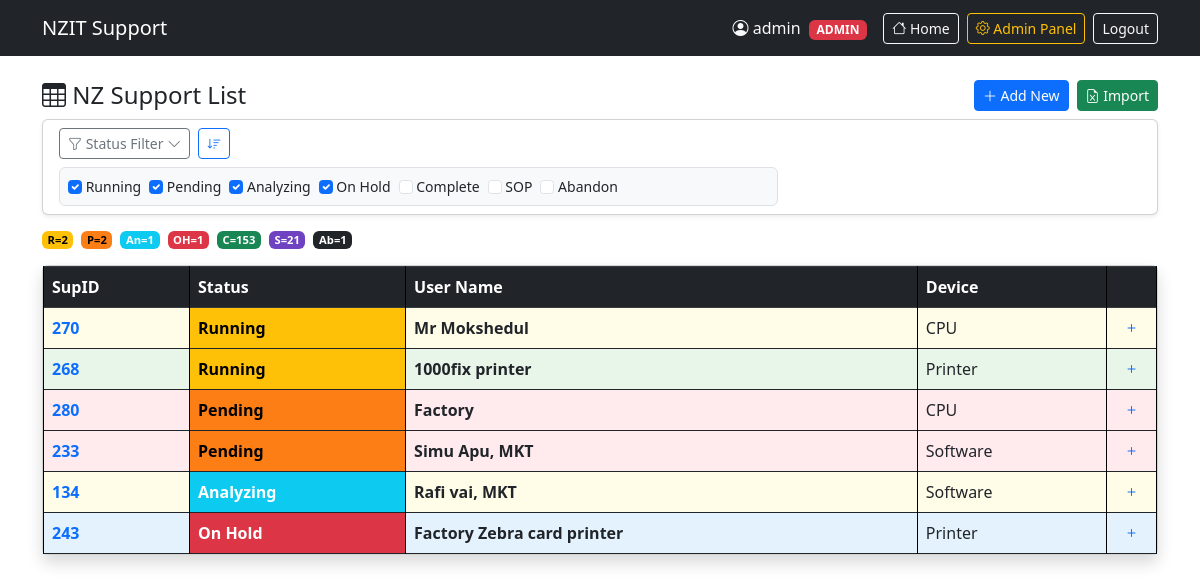
The page /nzsupportlist.php (signed in) on the database its author committed.
### tables this page shows
CREATE TABLE `nzsupportlist` (
  `id` int(11) NOT NULL AUTO_INCREMENT,
  `sup_id` varchar(50) NOT NULL,
  `status` varchar(50) DEFAULT 'Pending',
  `user_name` varchar(100) NOT NULL,
  `device` varchar(200) DEFAULT NULL,
  `support_person` varchar(100) DEFAULT NULL,
  `start_date` date DEFAULT NULL,
  `description` text DEFAULT NULL,
  `remarks` text DEFAULT NULL,
  `deadline` date DEFAULT NULL,
  `remaining_days` int(11) DEFAULT 0,
  `end_date` date DEFAULT NULL,
  `created_at` timestamp NOT NULL DEFAULT current_timestamp(),
  PRIMARY KEY (`id`)
);

### config.php (called while the page is built, shortened)
<?php
function isLoggedIn() {
    return isset($_SESSION['user_id']);
}
function isAdmin() {
    return isset($_SESSION['role']) && $_SESSION['role'] === 'admin';
}
function hasPagePermission($pageName, $perm) {
    if (isAdmin()) return true;
    return isset($_SESSION['page_perms'][$pageName][$perm]) && $_SESSION['page_perms'][$pageName][$perm] == 1;
}

### nzsupportlist.php (the view, shortened to what this page needs)
<?php
require_once 'config.php';
$statuses = $conn->query("SELECT * FROM statuses ORDER BY sort_order");
$status_order = []; $colors = []; $text_colors = [];
if ($statuses && $statuses->num_rows > 0) {
    $statuses->data_seek(0);
    while ($s = $statuses->fetch_assoc()) {
        $status_order[$s['name']] = $s['abbreviation'] ?: substr($s['name'], 0, 2);
        $colors[$s['name']] = $s['color'];
        $text_colors[$s['name']] = $s['text_color'];
    }
}
$page = max(1, intval($_GET['page'] ?? 1));
$limit = 100;
$offset = ($page - 1) * $limit;
$raw_status = $_GET['status'] ?? [];
$selected_statuses = is_array($raw_status) ? $raw_status : [];
if (empty($selected_statuses) && !array_key_exists('status', $_GET)) {
    $selected_statuses = ['Running', 'Pending', 'Analyzing', 'On Hold'];
}
$where = [];
$params = [];
$types = '';
if (!empty($selected_statuses)) {
    $placeholders = implode(',', array_fill(0, count($selected_statuses), '?'));
    $where[] = "status IN ($placeholders)";
    $params = array_merge($params, $selected_statuses);
    $types .= str_repeat('s', count($selected_statuses));
}
$where_clause = $where ? 'WHERE ' . implode(' AND ', $where) : '';
$data_sql = "SELECT * FROM nzsupportlist $where_clause ORDER BY id DESC LIMIT $limit OFFSET $offset";
$stmt = $conn->prepare($data_sql);
if ($params) $stmt->bind_param($types, ...$params);
$stmt->execute();
$result = $stmt->get_result();
$status_counts = [];
$cnt_res = $conn->query("SELECT status, COUNT(*) AS cnt FROM nzsupportlist GROUP BY status");
if ($cnt_res) {
    while ($c = $cnt_res->fetch_assoc()) {
        $status_counts[$c['status']] = $c['cnt'];
    }
}
?>
<!DOCTYPE html>
<html lang="en">
<head>
    <link href="https://cdn.jsdelivr.net/npm/bootstrap@5.3.0/dist/css/bootstrap.min.css" rel="stylesheet">
    <link href="https://cdn.jsdelivr.net/npm/bootstrap-icons@1.11.0/font/bootstrap-icons.css" rel="stylesheet">
</head>
<body>
    <nav class="navbar navbar-expand-lg navbar-dark bg-dark">
        <div class="container">
            <a class="navbar-brand" href="index.php">NZIT Support</a>
            <div class="d-flex align-items-center gap-2">
                <?php if (isLoggedIn()): ?>
                    <span class="text-light me-2">
                        <i class="bi bi-person-circle"></i> <?= htmlspecialchars($_SESSION['username']) ?>
                        <?php if (isAdmin()): ?>
                            <span class="badge bg-danger ms-1">ADMIN</span>
                        <?php endif; ?>
                    </span>
                    <a href="index.php" class="btn btn-outline-light btn-sm">
                        <i class="bi bi-house"></i> Home
                    </a>
                    <?php if (isAdmin()): ?>
                        <a href="admin.php" class="btn btn-outline-warning btn-sm">
                            <i class="bi bi-gear"></i> Admin Panel
                        </a>
                    <?php endif; ?>
                    <a href="logout.php" class="btn btn-outline-light btn-sm">Logout</a>
                <?php endif; ?>
            </div>
        </div>
    </nav>
    <div class="container py-4">
        <div class="d-flex flex-wrap justify-content-between align-items-center mb-2 gap-2">
            <h4 class="mb-0"><i class="bi bi-table"></i> NZ Support List</h4>
            <div class="d-flex gap-2">
                <?php if (isLoggedIn() && hasPagePermission('nzsupportlist', 'can_edit')): ?>
                    <button class="btn btn-primary btn-sm" data-bs-toggle="modal" data-bs-target="#addModal">
                        <i class="bi bi-plus-lg"></i> Add New
                    </button>
                <?php endif; ?>
                <?php if (isAdmin()): ?>
                    <a href="import_excel.php" class="btn btn-success btn-sm">
                        <i class="bi bi-file-earmark-excel"></i> Import
                    </a>
                <?php endif; ?>
            </div>
        </div>
        <form method="get" class="card shadow-sm mb-3">
            <div class="card-body py-2 px-3">
                <div class="row g-2 align-items-center">
                    <div class="col-md-8">
                        <div class="d-flex flex-wrap align-items-center gap-2">
                            <button class="btn btn-outline-secondary btn-sm" type="button" data-bs-toggle="collapse" data-bs-target="#statusFilterCollapse">
                                <i class="bi bi-funnel"></i> Status Filter <i class="bi bi-chevron-down"></i>
                            </button>
                            <button class="btn btn-outline-primary btn-sm" type="button" onclick="sortByPriority()" title="Sort by Priority"><i class="bi bi-sort-down"></i></button>
                        </div>
                        <div class="collapse show mt-2" id="statusFilterCollapse">
                            <div class="d-flex flex-wrap align-items-center gap-2 p-2 border rounded bg-light">
                                <?php foreach ($status_order as $st_name => $st_abbr):
                                    $checked = in_array($st_name, $selected_statuses) || (empty($selected_statuses) && in_array($st_name, ['Running','Pending','Analyzing','On Hold']));
                                ?>
                                    <label class="form-check-label small" style="cursor:pointer">
                                        <input type="checkbox" name="status[]" class="form-check-input status-filter" value="<?= $st_name ?>" <?= $checked ? 'checked' : '' ?> onchange="this.form.submit()">
                                        <?= $st_name ?>
                                    </label>
                                <?php endforeach; ?>
                            </div>
                        </div>
                    </div>
                </div>
            </div>
        </form>
        <div class="d-flex flex-wrap align-items-center gap-2 mb-3">
            <?php foreach ($status_order as $status => $abbr): ?>
                <?php $cnt = $status_counts[$status] ?? 0; ?>
                <span class="badge fw-bold" style="padding:0.2rem 0.35rem;background:<?= $colors[$status] ?>;color:<?= $text_colors[$status] ?>;font-size:0.7rem;">
                    <?= $abbr ?>=<?= $cnt ?>
                </span>
            <?php endforeach; ?>
        </div>
        <div class="card shadow">
            <div class="card-body p-0">
                <div class="table-responsive">
                    <table class="table table-bordered table-hover mb-0">
                        <thead class="table-dark">
                            <tr>
                                <th>SupID</th>
                                <th>Status</th>
                                <th>User Name</th>
                                <th>Device</th>
                                <th width="50"></th>
                            </tr>
                        </thead>
                        <tbody>
                            <?php if ($result && $result->num_rows > 0): ?>
                                <?php $shade_idx = 0; while ($row = $result->fetch_assoc()): ?>
                                    <tr class="main-row shade-<?= $shade_idx ?>" data-id="<?= $row['id'] ?>">
                                        <td style="cursor:pointer;" class="sup-id-cell">
                                            <strong class="text-primary"><?= htmlspecialchars($row['sup_id']) ?></strong>
                                        </td>
                                        <?php
                                        $st = trim($row['status']);
                                        $bg = $colors[$st] ?? '#6c757d';
                                        $tc = $text_colors[$st] ?? '#fff';
                                        ?>
                                        <td class="status-cell" style="cursor:pointer;background:<?= $bg ?>;color:<?= $tc ?>;">
                                            <span class="status-badge fw-bold"><?= htmlspecialchars($row['status']) ?></span>
                                        </td>
                                        <td><strong><?= htmlspecialchars($row['user_name']) ?></strong></td>
                                        <td><?= htmlspecialchars($row['device']) ?></td>
                                        <td class="text-center" style="cursor:pointer;">
                                            <i class="bi bi-plus toggle-icon text-primary"></i>
                                        </td>
                                    </tr>
                                <?php $shade_idx = ($shade_idx + 1) % 4; endwhile; ?>
                            <?php endif; ?>
                        </tbody>
                    </table>
                </div>
            </div>
        </div>
    </div>
</body>
</html>

### nzsupportlist.php (style rules this page uses)
.main-row td { vertical-align: middle; }
.table-bordered, .table-bordered td, .table-bordered th { border-color: #000 !important; }
.table-bordered { border: none !important; }
.main-row.shade-0 td:not(.status-cell) { background: #ffebee; }
.main-row.shade-1 td:not(.status-cell) { background: #fffde7; }
.main-row.shade-2 td:not(.status-cell) { background: #e8f5e9; }
.main-row.shade-3 td:not(.status-cell) { background: #e3f2fd; }
.main-row { transition: all 0.2s ease; }
.status-cell { font-weight: 600; }
.table-responsive { overflow-x: auto; -webkit-overflow-scrolling: touch; }

### rows shown on the page
nzsupportlist: sup "280", status "Pending", user_name "Factory", device "CPU"
nzsupportlist: sup "270", status "Running", user_name "Mr Mokshedul", device "CPU"
nzsupportlist: sup "268", status "Running", user_name "1000fix printer", device "Printer"
nzsupportlist: sup "243", status "On Hold", user_name "Factory Zebra card printer", device "Printer"
nzsupportlist: sup "233", status "Pending", user_name "Simu Apu, MKT", device "Software"
nzsupportlist: sup "134", status "Analyzing", user_name "Rafi vai, MKT", device "Software"

### other values the page prints
$_SESSION['username'] "admin"
$st_name "Running"
$st_name "Pending"
$st_name "Analyzing"
$st_name "On Hold"
$st_name "Complete"
$st_name "SOP"
$st_name "Abandon"
$abbr "R"
$cnt "2"
$abbr "P"
$abbr "An"
$cnt "1"
$abbr "OH"
$abbr "C"
